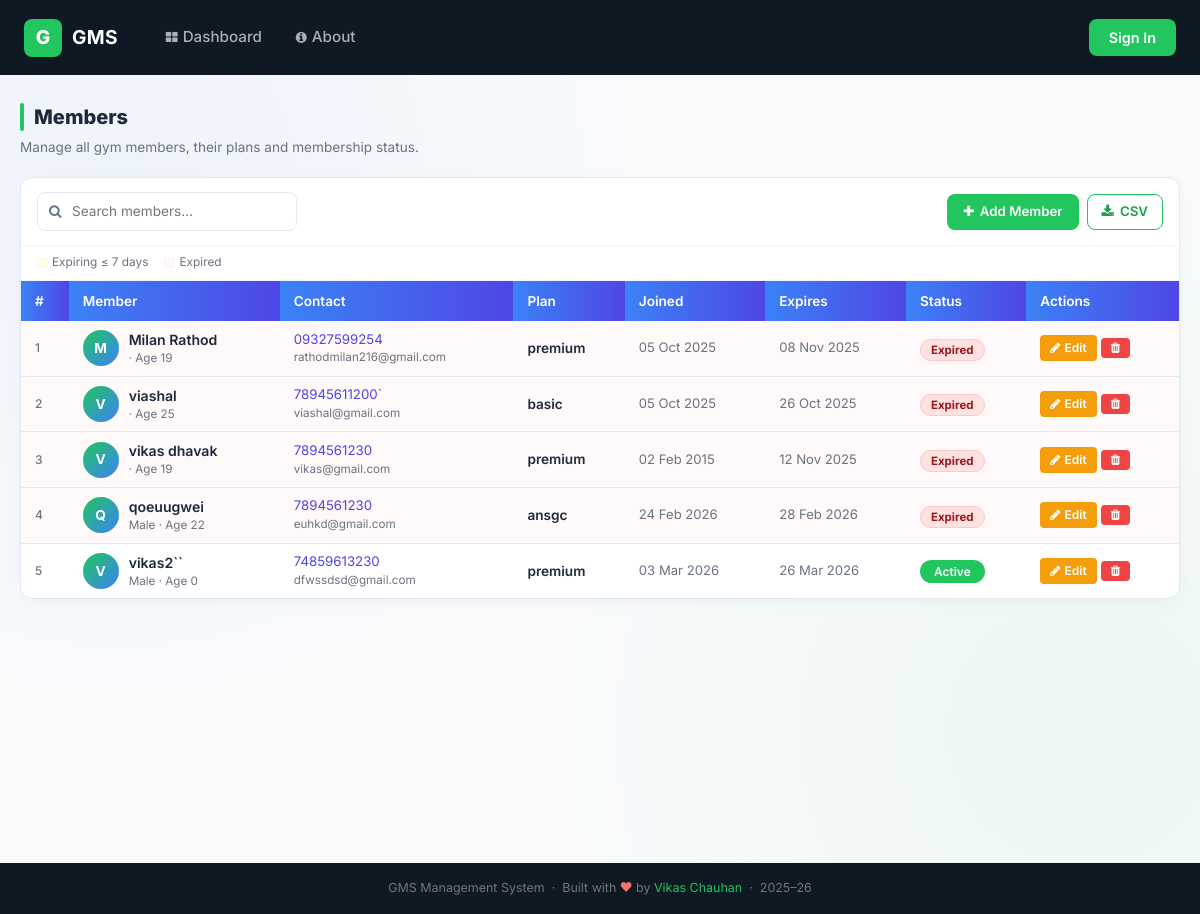
The app's page /view_member/, older data.
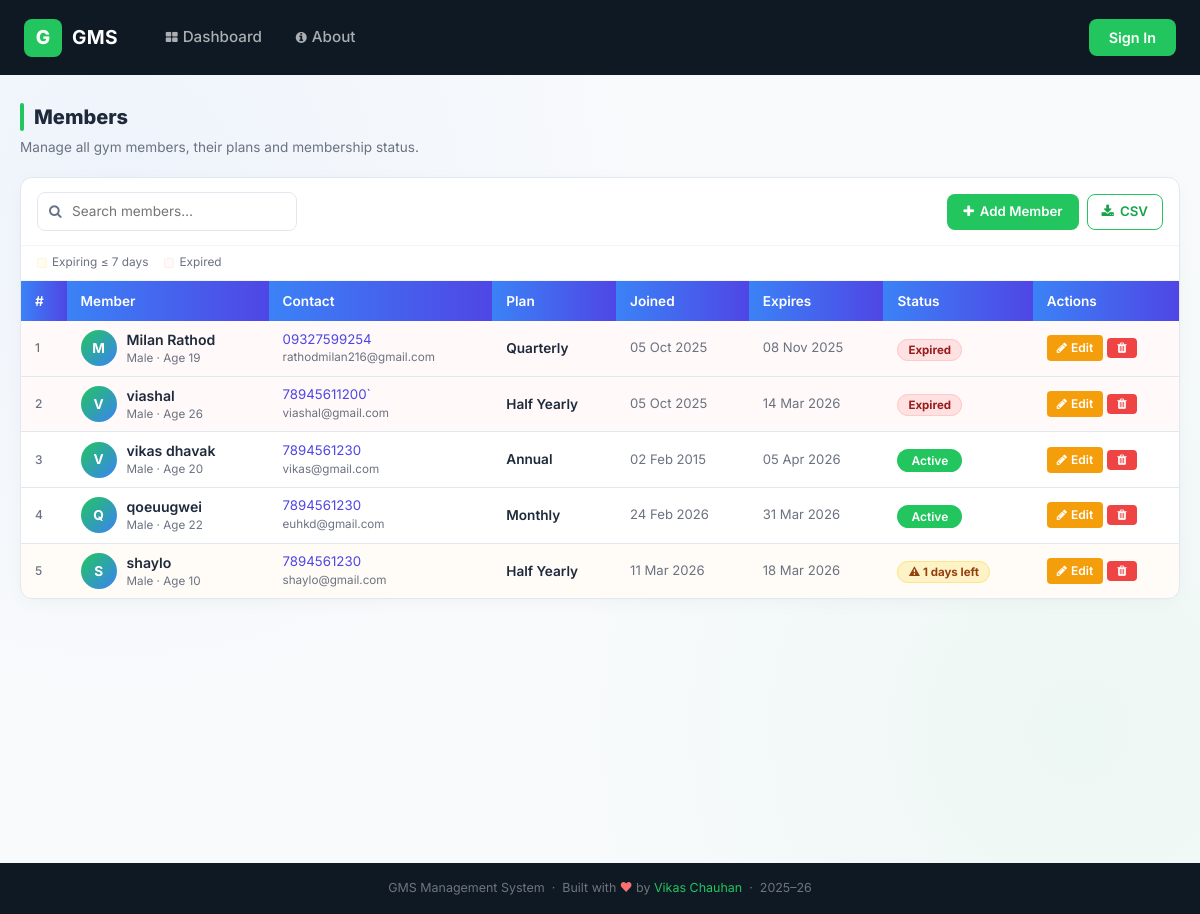
The same page, newer data.
### gym/models.py (models this page shows, shortened)
class Member(models.Model):
    name = models.CharField(max_length=50)
    contact = models.CharField(max_length=15)
    emailid = models.EmailField(max_length=50)
    age = models.PositiveIntegerField()
    dob = models.DateField(null=True, blank=True)
    gender = models.CharField(max_length=10, default="")
    membership_type = models.CharField(max_length=20, default="basic")
    plan = models.ForeignKey(Plan, on_delete=models.CASCADE)  # Linked to Plan
    joindate = models.DateField()
    expiredate = models.DateField()
    initialamount = models.DecimalField(max_digits=10, decimal_places=2, default=0)

class Plan(models.Model):
    name = models.CharField(max_length=50)
    amount = models.DecimalField(max_digits=10, decimal_places=2)
    duration = models.PositiveIntegerField(help_text="Duration in days or months")

### gym/views.py (the view)
# urls.py: path('view_member/', View_Member, name='view_member'),
def View_Member(request):
    member = Member.objects.all()
    import datetime
    today = datetime.date.today()
    for m in member:
        try:
            m.status = "Active" if m.expiredate and m.expiredate >= today else "Inactive"
            m.days_left = (m.expiredate - today).days if m.expiredate else None
        except Exception:
            m.status = "Inactive"
            m.days_left = None
        if not hasattr(m, 'notes'):
            m.notes = ""
    d = {'member': member}
    return render(request, 'view_member.html', d)

### gym/templates/view_member.html (shortened to what the changed rows need)
{% extends 'navigation.html' %}
{% load static %}
{% block body %}
<div style="display:flex; align-items:center; gap:10px; margin-bottom:6px;">
    <h1 style="font-size:1.25rem; font-weight:800; margin:0;">Members</h1>
</div>
<div class="app-card">
    <div style="overflow-x:auto;">
        <table class="gms-table" style="min-width:700px;">
            <thead>
                <tr>
                    <th>#</th>
                    <th>Member</th>
                    <th>Contact</th>
                    <th>Plan</th>
                    <th>Joined</th>
                    <th>Expires</th>
                    <th>Status</th>
                    <th>Actions</th>
                </tr>
            </thead>
            <tbody id="memberBody">
                {% for m in member %}
                <tr class="{% if m.days_left is not None %}{% if m.days_left < 0 %}row-expired{% elif m.days_left <= 7 %}row-expiring{% endif %}{% endif %}">
                    <td style="color:#6b7280;font-size:0.75rem;font-weight:500;">{{ forloop.counter }}</td>
                    <td>
                        <div style="display:flex;align-items:center;">
                            <span class="mem-avatar">{{ m.name|slice:":1"|upper }}</span>
                            <div>
                                <div style="font-weight:600;font-size:0.88rem;">{{ m.name }}</div>
                                <div style="font-size:0.73rem;color:#6b7280;">{{ m.gender }} · Age {{ m.age }}</div>
                            </div>
                        </div>
                    </td>
                    <td>
                        <div style="font-size:0.83rem;color:#4f46e5;">{{ m.contact }}</div>
                        <div style="font-size:0.73rem;color:#6b7280;">{{ m.emailid }}</div>
                    </td>
                    <td>
                        <div style="font-size:0.85rem; font-weight:600;">{{ m.plan.name }}</div>
                    </td>
                    <td style="color:#6b7280;font-size:0.82rem;">{{ m.joindate|date:"d M Y" }}</td>
                    <td style="color:#6b7280;font-size:0.82rem;">{{ m.expiredate|date:"d M Y" }}</td>
                    <td>
                        {% if m.days_left is not None %}
                            {% if m.days_left < 0 %}
                                <span class="badge-expired">Expired</span>
                            {% elif m.days_left <= 7 %}
                                <span class="badge-expiring">⚠ {{ m.days_left }} days left</span>
                            {% else %}
                                <span class="badge-green">Active</span>
                            {% endif %}
                        {% else %}
                            <span class="badge-red">N/A</span>
                        {% endif %}
                    </td>
                    <td style="white-space:nowrap;">
                        <a href="{% url 'edit_member' m.id %}" class="btn-action-edit">
                            <i class="fa fa-pencil"></i> Edit
                        </a>
                        <a href="{% url 'delete_member' m.id %}" onclick="return confirm('Delete member {{ m.name }}?')" class="btn-action-delete">
                            <i class="fa fa-trash"></i>
                        </a>
                    </td>
                </tr>
                {% empty %}
                <tr><td colspan="8" style="text-align:center; padding:48px; color:#6b7280;">No members found.</td></tr>
                {% endfor %}
            </tbody>
        </table>
    </div>
</div>
{% endblock %}

Row changes from the older to the newer data that the page shows:
removed Member: name "V", name "vikas2``", gender "Male", age "0", contact "74859613230", emailid "dfwssdsd@gmail.com", plan.name "premium", joindate "03 Mar 2026", expiredate "26 Mar 2026", shows "Active"
changed Member "Milan Rathod": gender (not shown) → "Male"; plan.name "premium" → "Quarterly"
changed Member "viashal": gender (not shown) → "Male"; age "25" → "26"; plan.name "basic" → "Half Yearly"; expiredate "26 Oct 2025" → "14 Mar 2026"
changed Member "vikas dhavak": gender (not shown) → "Male"; age "19" → "20"; plan.name "premium" → "Annual"; expiredate "12 Nov 2025" → "05 Apr 2026"; text "Expired" → "Active"
changed Member "qoeuugwei": plan.name "ansgc" → "Monthly"; expiredate "28 Feb 2026" → "31 Mar 2026"; text "Expired" → "Active"
added Member: name "S", name "shaylo", gender "Male", age "10", contact "7894561230", emailid "shaylo@gmail.com", plan.name "Half Yearly", joindate "11 Mar 2026", expiredate "18 Mar 2026", days_left "1"
